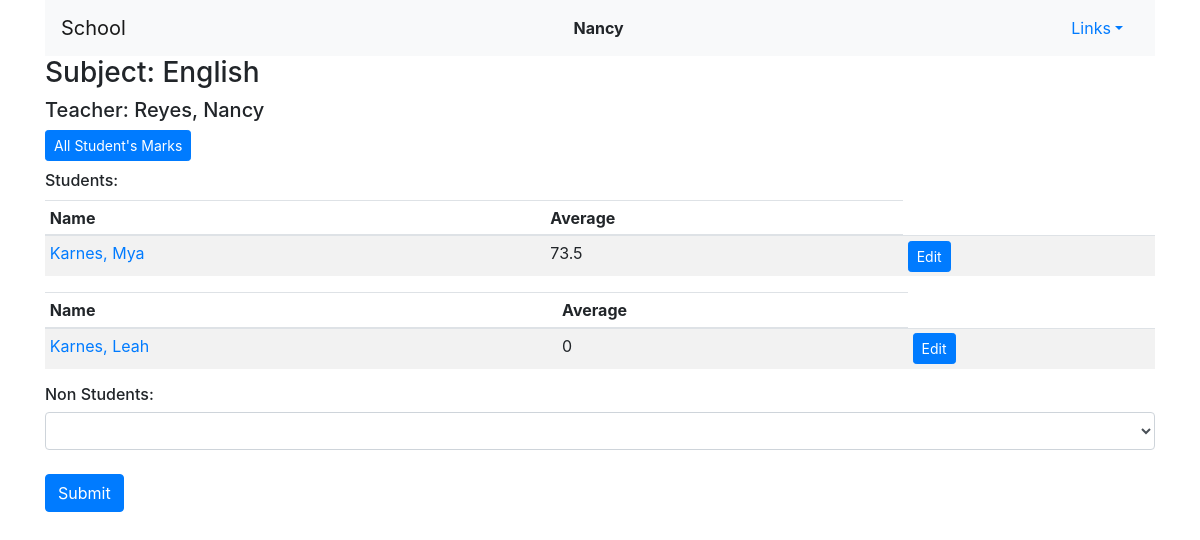
The app's page /course/1 (signed in) with its own data.
### grades/models.py (models this page shows, shortened)
class User(AbstractUser):
    is_teacher = models.BooleanField(default=False)
    is_student = models.BooleanField(default=False)

class Courses(models.Model):
    teacher = models.ForeignKey(Teacher, on_delete=models.CASCADE, related_name="professor")
    subject = models.CharField(max_length=120)

class Teacher(models.Model):
    user = models.ForeignKey(User, on_delete=models.CASCADE, related_name="teacher")
    last_name = models.CharField(max_length=120)
    first_name = models.CharField(max_length=120)
    telephone = models.CharField(max_length=10)
    def __str__(self):
        return f"{self.last_name}, {self.first_name}"

class Grades(models.Model):
    student = models.ForeignKey(Student, on_delete=models.CASCADE, related_name="student")
    course = models.ForeignKey(Courses, on_delete=models.CASCADE, related_name="course")
    t1_p1 = models.IntegerField(
            blank=True,
            default=0,
            validators=[
            MaxValueValidator(100),
            MinValueValidator(0)
        ])
    t1_p2 = models.IntegerField(
            blank=True,
            default=0,
            validators=[
            MaxValueValidator(100),
            MinValueValidator(0)
        ])
    t1_p3 = models.IntegerField(
            blank=True,
            default=0,
            validators=[
            MaxValueValidator(100),
            MinValueValidator(0)
        ])
    t2_p1 = models.IntegerField(
            blank=True,
            default=0,
            validators=[
            MaxValueValidator(100),
            MinValueValidator(0)
        ])
    t2_p2 = models.IntegerField(
            blank=True,
            default=0,
            validators=[
            MaxValueValidator(100),
            MinValueValidator(0)
        ])
    t2_p3 = models.IntegerField(
            blank=True,
            default=0,
            validators=[
            MaxValueValidator(100),
            MinValueValidator(0)
        ])
    t3_p1 = models.IntegerField(
            blank=True,
            default=0,
            validators=[
            MaxValueValidator(100),
            MinValueValidator(0)
        ])
    t3_p2 = models.IntegerField(
            blank=True,
            default=0,
            validators=[
            MaxValueValidator(100),
            MinValueValidator(0)
        ])
    t3_p3 = models.IntegerField(
            blank=True,
            default=0,
            validators=[
            MaxValueValidator(100),
            MinValueValidator(0)
        ])
    @property
    def grand(self):
        count = 0
        total = 0
        if self.t1_p1 > 0:
            count += 1
            total += self.t1_p1
        if self.t1_p2 > 0:
            count += 1
            total += self.t1_p2
        if self.t1_p3 > 0:
            count += 1
            total += self.t1_p3
        if self.t2_p1 > 0:
            count += 1
            total += self.t2_p1
        if self.t2_p2 > 0:
            count += 1
            total += self.t2_p2
        if self.t2_p3 > 0:
            count += 1
            total += self.t2_p3
        if self.t3_p1 > 0:
            count += 1
            total += self.t3_p1
        if self.t3_p2 > 0:
            count += 1
            total += self.t3_p2
        if self.t3_p3 > 0:
            count += 1
            total += self.t3_p3
        if count > 0:
            average = total / count
            avg = round(average, 1)
            return avg
        else:
            return 0

class Student(models.Model):
    user = models.ForeignKey(User, on_delete=models.CASCADE, related_name="student")
    last_name = models.CharField(max_length=120)
    first_name = models.CharField(max_length=120)
    telephone = models.CharField(max_length=10)
    courses = models.ManyToManyField(Courses, blank = True, related_name="courses")
    def __str__(self):
        return f"{self.last_name}, {self.first_name}"

### grades/views.py (the view)
# urls.py: path("course/<int:course_id>", views.course, name="course"),
@login_required(login_url='login')
def course(request, course_id):
    if request.method == "POST":
        add_student = request.POST["student"]
        student = Student.objects.get(id=add_student)
        student.courses.add(course_id)
        course = Courses.objects.get(id=course_id)
        grades = Grades(student=student, course=course)
        grades.save()
        course = Courses.objects.get(id=course_id)
        non_students = Student.objects.exclude(courses=course).all()
        students = Grades.objects.filter(course=course)
        current_user = request.user.get_username()
        is_super = SuperUser(current_user)
        is_teacher = TeacherUser(current_user)
        is_student = StudentUser(current_user)
        return render(request, "grades/course.html", {
            "course": course,
            "non_students": non_students,
            "students": students,
            "is_super": is_super,
            "is_teacher": is_teacher,
            "is_student": is_student,
        })
    else:
        course = Courses.objects.get(id=course_id)
        non_students = Student.objects.exclude(courses=course).all()
        students = Grades.objects.filter(course=course)
        current_user = request.user.get_username()
        is_super = SuperUser(current_user)
        is_teacher = TeacherUser(current_user)
        is_student = StudentUser(current_user)
        return render(request, "grades/course.html", {
            "course": course,
            "non_students": non_students,
            "students": students,
            "is_super": is_super,
            "is_teacher": is_teacher,
            "is_student": is_student,
        })

### grades/util.py (called while the page is built)
def SuperUser(current_user):
    superusers = User.objects.filter(is_superuser=True)
    current_id = User.objects.get(username=current_user)
    is_super = False
    for su in superusers:
        if current_id == su:
            is_super = True
    return is_super

def TeacherUser(current_user):
    teacher = User.objects.filter(is_teacher=True)
    current_id = User.objects.get(username=current_user)
    is_teacher = False
    for t in teacher:
        if current_id == t:
            is_teacher = True
    return is_teacher

def StudentUser(current_user):
    student = User.objects.filter(is_student=True)
    current_id = User.objects.get(username=current_user)
    is_student = False
    for s in student:
        if current_id == s:
            is_student = True
    return is_student

### grades/templates/grades/course.html (shortened to what this page needs)
{% extends "grades/layout.html" %}
{% load static %}
{% block body %}
<div class="container">
    <h3>Subject: {{ course.subject }}</h3>
    <h5>Teacher: {{ course.teacher }}</h5>
    <form action="{% url 'course_report' %}" method="post">
    <button name="course_id" value="{{ course.id }}" class="btn btn-primary btn-sm">All Student's Marks</button>
    </form>
    <h6 class="title">Students:</h6>
        {% for student in students %}
        <table class="table table-sm table-striped">
            <thead>
                <th>Name</th>
                <th>Average</th>
            </thead>
            <tbody>
                <td><a href="{% url 'student' student.student_id %}">{{ student.student }}</a></td>
                <td>{{ student.grand }}</td>
                {% if is_teacher %}
                <form action="{% url 'student' student.student_id %}" method="post">
                <td><button name="id" value="{{ student.id }}" class="btn btn-primary btn-sm">Edit</button></td>
                </form>
                {% endif %}
            </tbody>
        </table>
        {% empty %}
            <li class="list-group-item list-group-item-action">No Students.</li>
        {% endfor %}
    {% if is_super or is_teacher %}
    <h6>Non Students:</h6>
    <form action="{% url 'course' course.id %}" method="post">
        <select class="form-control" name="student" id="">
        </select>
        <br>
        <input class="btn btn-primary" type="submit">
    </form>
    {% endif %}
</div>
{% endblock %}

### grades/templates/grades/layout.html (shortened to what this page needs)
{% load static %}
<!DOCTYPE html>
<html lang="en">
    <head>
        <link rel="stylesheet" href="https://stackpath.bootstrapcdn.com/bootstrap/4.4.1/css/bootstrap.min.css">
        <link rel="stylesheet" href="{% static 'grades/styles.css' %}">
    </head>
    <body>
        <div class="container">
        <nav class="navbar navbar-expand-lg navbar-light bg-light d-flex justify-content-between">
            <a class="navbar-brand" href="{% url 'index' %}">School</a>
            <div>
              <ul class="navbar-nav mr-auto">
                {% if user.is_authenticated %}
                    <li class="nav-item">
                        <strong>{{ user.username }}</strong>
                    </li>
                {% endif %}
              </ul>
            </div>
            <div>
                {% if user.is_authenticated %}
                    <li class="nav-item dropdown" style="list-style: none;">
                        <a class="nav-link dropdown-toggle" data-toggle="dropdown" href="#" role="button" aria-haspopup="true" aria-expanded="false">Links</a>
                      </li>
                {% endif %}
            </div>
        </nav>
    </div>
        <div class="body">
            {% block body %}
            {% endblock %}
        </div>
    </body>
</html>

### grades/static/grades/styles.css (style rules this page uses)
table td { position: relative; }
.title { margin-top: 10px; margin-bottom: 10px; }

### records on screen
User: username "Nancy"
Courses: subject "English", teacher "Reyes, Nancy"
Grades: student "Karnes, Mya", grand "73.5", {{ student.id }} 2 (drawn)
Grades: student "Karnes, Leah", grand "0", {{ student.id }} 21 (drawn)
